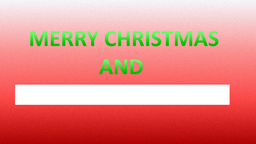
#> input picture MiniOCR/input/input.png, 256 x 144 px, shrunk from 1920 x 1080 before the run
$ python main.py
#> lines starting #> are read from the running program, lines starting #| are printed output that depends on the picture; after the words box and inside, x2 and y2 are one past the last pixel; in counts of white or black regions, pixels touching at a corner belong together
#> further down, image is the input picture: shape (144, 256, 3); mean B, G, R 133.2, 140.2, 229.5
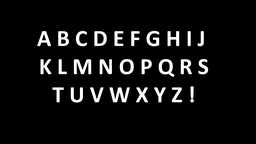
#> input picture MiniOCR/input/sablon.png, 256 x 144 px, shrunk from 1920 x 1080 before the run
#> further down, templateImage is the input picture: shape (144, 256, 3); min 0, max 255, mean 17.2
#> (reads MiniOCR/input/sablon.txt from the repository)

import cv2
import numpy as np
import operator
WHITE = [255, 255, 255]
BLACK = [0, 0, 0]
RED = [0, 0, 255]
LOWERGREEN = 74
UPPERGREEN = 175
HEIGHTCOMPTHRESHHOLD = 8
LETTERCOMPOFFSET = 30
def myMedianBlur(image):
    height, width, channels = image.shape
#> height = 144; width = 256; channels = 3
    for channel in range(channels):
        for i in range(1, height - 1):
            for j in range(1, width - 1):
                neighbours = []
                for iNeighbours in range(-1, 2):
                    for jNeighbours in range(-1, 2):
                        neighbours.append(image[i + iNeighbours][j + jNeighbours][channel])
                neighbours.sort(reverse=True)   #sort pixels and pick median as new pixel
                image[i][j][channel] = neighbours[4]
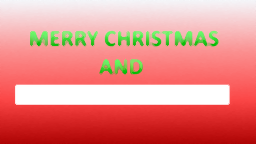
#> image: shape (144, 256, 3); mean B, G, R 134.1, 140.6, 230.4
    return image
def RGBtoHSVConversion(pixel):
    rPrime = pixel[2]/255.0
    gPrime = pixel[1]/255.0
    bPrime = pixel[0]/255.0

    cmax = max(rPrime, gPrime, bPrime)
    cmin = min(rPrime, gPrime, bPrime)

    delta = cmax - cmin
    h = 0
    if delta:
        if cmax == rPrime:
            h = (((gPrime - bPrime)/delta) * 60 + 360)%360
        elif cmax == gPrime:
            h = (((bPrime - rPrime)/delta) * 60 + 120)%360
        elif cmax == bPrime:
            h = (((rPrime - gPrime)/delta) * 60 + 240)%360
    s = 0
    if cmax:
        s = delta/cmax
    v = cmax

    return (h, s, v)
def isGreen(image, i, j): #given a pair of indices checks if the pixel on that position has a green hue
    h,_,_ = RGBtoHSVConversion(image[i][j])
    if h > LOWERGREEN and h < UPPERGREEN:
        return True
    return False
#def hasHue(image, i, j):
#    h,_,_ = RGBtoHSVConversion(image[i][j])
#    return h != 0

def generateSeeds(image): #generates the segments for each character in the form of a dictionary
    height, width, _ = image.shape   #where the key is the id and the value is a list of index pairs
#> height = 144; width = 256
    segments = {}
    visitedMatrix = np.zeros([height, width])
    currentRegionId = 0
    for i in range(1, height - 1):
        for j in range(1, width - 1):
            if not visitedMatrix[i][j]:
                if isGreen(image, i, j): #if a pixel is green and unvisited it means a new character segment was found
                    visitedMatrix[i][j] = 1
                    segments.update(bfsTraversal(image, i, j, currentRegionId, visitedMatrix))
                    currentRegionId += 1
                else:                   #any pixel that is a background pixel will be turned black(including potential white ones)
                    image[i][j] = BLACK
#> this loop made 142 passes
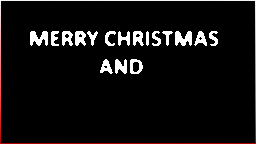
#> image: shape (144, 256, 3); mean B, G, R 14.9, 14.9, 17
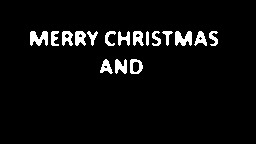
#> visitedMatrix: shape (144, 256) float64; values 0 (black) and 1 (white), 4.8% white; 17 white regions, largest, box (x1, y1, x2, y2) and area: (30, 31, 48, 46) 187, (175, 31, 192, 46) 184, (115, 59, 127, 74) 130
    return segments, image


    #return queue

def bfsTraversal(image, i, j, id, visitedMatrix):
    segment = {id:[(i, j)]}
    queue = [(i, j)]

    while queue:
        (iCurr, jCurr) = queue.pop(0)
        image[iCurr, jCurr] = WHITE
        neighbours = [(iCurr + rowDiff, jCurr + colDiff) for rowDiff in range(-1, 2) for colDiff in range(-1, 2)]
        neighbours.remove((iCurr, jCurr))
        for neighbour in neighbours:
            if neighbour not in segment[id] and isGreen(image, neighbour[0], neighbour[1]): #add all non-visited green neighbours
                segment[id] += [neighbour]
                queue += [neighbour]
                visitedMatrix[neighbour[0], neighbour[1]] = 1
    #optional: print the last identified character. Useful as a loading timerand for debugging
    print("BFS Traversal reached character" + str(id + 1))
    return segment

def getSegmentBorders(image, segments): #creates a new dictionary containing key-value pairs
    segmentBorders = {}                 #consisting of the segment ids and tuples representing the minimum and maximum
    height, width, _ = image.shape      #points for each segment
    for segmentKey, segmentVals in segments.items():
        minCoords = [height, width]
        maxCoords = [-1, -1]
        for segmentVal in segmentVals:
            if segmentVal[0] < minCoords[0]:
                minCoords[0] = segmentVal[0]
            elif segmentVal[0] > maxCoords[0]:
                maxCoords[0] = segmentVal[0]
            if segmentVal[1] < minCoords[1]:
                minCoords[1] = segmentVal[1]
            elif segmentVal[1] > maxCoords[1]:
                maxCoords[1] = segmentVal[1]
        segmentBorders[segmentKey] = (minCoords, maxCoords)
#> this loop made 17 passes
    return segmentBorders

def borderLetters(image, segments):  #graphically outlines the borders as a red box
    segmentBorders = getSegmentBorders(image, segments)
    for segmentKey, (minCoords, maxCoords) in segmentBorders.items():
        for col in range(minCoords[1], maxCoords[1]):
            image[minCoords[0]][col] = RED
            image[maxCoords[0]][col] = RED
        for row in range(minCoords[0], maxCoords[0]):
            image[row][minCoords[1]] = RED
            image[row][maxCoords[1]] = RED
#> this loop made 17 passes
#> (minCoords, maxCoords) on passes 1 to 12: ([31, 30], [45, 47]), ([31, 51], [45, 58]), ([31, 62], [45, 72]), ([31, 75], [45, 85]), ([31, 87], [45, 97]), ([31, 105], [45, 115]), ([31, 118], [45, 129]), ([31, 133], [45, 143]), ([31, 146], [45, 148]), ([31, 152], [45, 160]), ([31, 162], [45, 172]), ([31, 175], [45, 191])
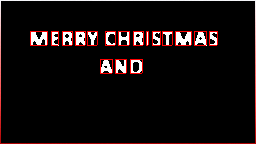
#> image: shape (144, 256, 3); 2.2% of pixels changed, all inside (x1, y1, x2, y2) = (30, 31, 218, 74)
    return image, segmentBorders

def splitIntoWords(segmentBorders): #groups the segment ids as words
    words = []
    currWord = []
    nrSegments = len(segmentBorders)
    for i in range(nrSegments - 1):
        currWord += [i]
        (minCoords, maxCoords) = segmentBorders[i]
        (nextMinCoords, nextMaxCoords) = segmentBorders[i + 1]
        if (nextMinCoords[1] - maxCoords[1] > 30) or (nextMinCoords[0] - maxCoords[0] > 50): #if there's a space or endline
            words += [currWord]                                                            #then we add the current word group and
            currWord = []                                                                  #create a new one
    currWord += [nrSegments - 1]     #adds the last segment to the last word
    words += [currWord]
    return words
def compare(elem1, elem2): #auxiliary comparison method
    (minCoords1, maxCoords1) = elem1 #uses y coordinate as primary criteria and x coordinate as secondary criteria
    (minCoords2, maxCoords2) = elem2
    if abs(minCoords2[0] - minCoords1[0]) > HEIGHTCOMPTHRESHHOLD: #if the difference between the y coordinte is smaller than a threshhold
        return minCoords1[0] - maxCoords2[0]  #the segments are considered equal in height
    return minCoords1[1] - minCoords2[1]

def sortSegmentBorders(segmentBorders): #sorts segments in terms of their minimum coordinates,
    nrSegments = len(segmentBorders)    #first in terms of y coordinate and if it is equal in terms of x coordinate
    for i in range(0, nrSegments - 1):
        for j in range(nrSegments - 1):
            if (compare(segmentBorders[j], segmentBorders[j + 1]) > 0):
                temp = segmentBorders[j]
                segmentBorders[j] = segmentBorders[j + 1]
                segmentBorders[j + 1] = temp
    return segmentBorders
def compareToLetter(image, D, minCoord, templateImage, letter): #compares the pixels of a segment to a
    letterKey, letterCoords = letter                            #character in the template image with the same borders
    Y, X = D                                                    # + an error eliminating offset
    nrPixelsEqual = 0
    for i in range(Y):
        for j in range(X + LETTERCOMPOFFSET):
            if all(image[minCoord[0] + i][minCoord[1] + j] == templateImage[letterCoords[0] + i][letterCoords[1] + j]):
                nrPixelsEqual += 1
    return (letterKey, nrPixelsEqual / (Y * X)) #returns index of similarity as ratio between number of equal pixels
                                                # and border area
def findBestResemblance(segmentBorder, image, templateImage, template):
    (minCoords, maxCoords) = segmentBorder
    D = (maxCoords[0] - minCoords[0], maxCoords[1] - minCoords[1])
    # get index of similarity for all template characters
    resemblanceValues = list(map(lambda x: compareToLetter(image, D, minCoords, templateImage, x), template.items()))
    return max(resemblanceValues, key=operator.itemgetter(1))[0] #get the max similarity index and return it's corresponding character

def generateText(image, templateImage, segmentBorders, template, words): #main text Generation method
    currentWordIndex = 0
    letterCount = 0
    text = ''
    for segmentBorder in segmentBorders.values():
        text += findBestResemblance(segmentBorder, image, templateImage, template) #adds the character that was the best match
        letterCount += 1
        # if we reached the end of the word we will add a space separator then refresh the letter count and current word
        if letterCount == words[currentWordIndex] and currentWordIndex != len(words) - 1:
            text += ' '
            currentWordIndex += 1
            letterCount = 0
#> this loop made 1 pass
    return text


            # Press the green button in the gutter to run the script.
if __name__ == '__main__':
    image = cv2.imread("input/input.png", 1);
    templateImage = cv2.imread('input/sablon.png', 1)
    with open('input/sablon.txt', 'r') as fin:
        lines = fin.readlines()

    template = {line.split()[0]:(int(line.split()[2]), int(line.split()[1])) for line in lines}
    #apply custom MedianBlur
    image = myMedianBlur(image)
    #generate the segments
    segments, image = generateSeeds(image)

    #get the borders for the segments
    image, segmentBorders = borderLetters(image, segments)
    #sort segments so they can be split into words
    segmentBorders = sortSegmentBorders(segmentBorders)
    #split the ids into words
    words = splitIntoWords(segmentBorders)
    #since we know the letters are in order we can instead make a list of word length
    words = list(map(lambda x: len(x), words))
    #print the generated text
#> (the run stopped early here; a loop or call above may not have finished)
